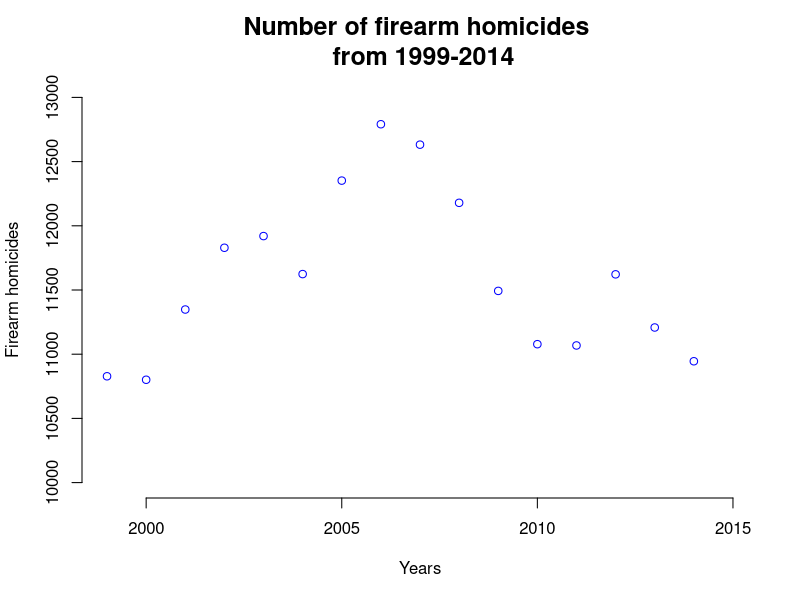
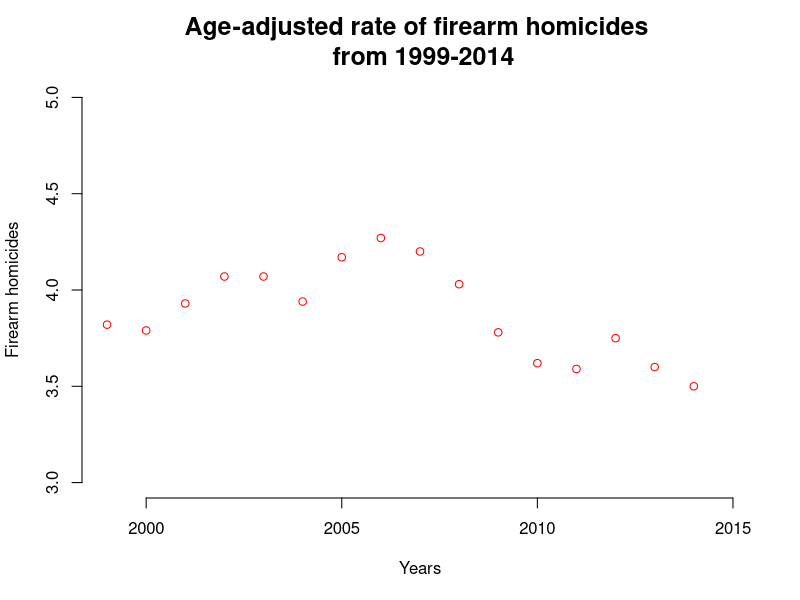

Write R code to recreate these figures, in order.
## ---- chunk 1

# Setting Directory and Importing Files

setwd(list.dirs(path = "/Users/jessicalerner/Documents/CT.Mirror/Hackathons/Guns"))

firearm.deaths <- read.csv(file = "firearm.deaths.csv")

# Loading Libraries

library(readxl)
library(tidyr)
library(stringr)
library(dplyr)
library(ggplot2)
## ---- chunk 2

plot(firearm.deaths$Year, firearm.deaths$Deaths, xlab = "Years", 
     ylab = "Firearm homicides", xlim=c(1999,2015), ylim=c(10000,13000), 
     main = "Number of firearm homicides \n from 1999-2014", cex.main=1.5, frame.plot=FALSE, 
     col="blue")

plot(firearm.deaths$Year, firearm.deaths$Age.Adjusted.Rate, xlab = "Years", 
     ylab = "Firearm homicides", xlim=c(1999,2015), ylim=c(3,5), 
     main = "Age-adjusted rate of firearm homicides \n from 1999-2014", cex.main=1.5, frame.plot=FALSE,
     col="red")

